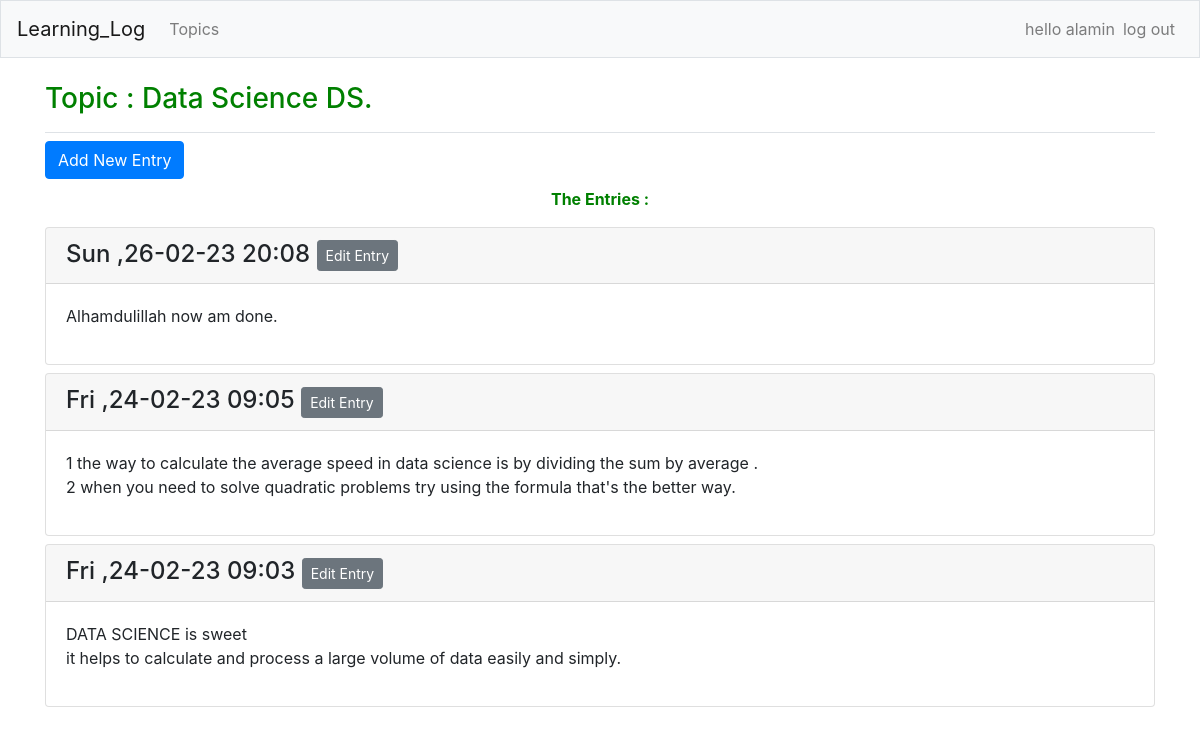
Page /topics/1/ (signed in) on the committed database.
### learning_logs/models.py (models this page shows, shortened)
class Topic(models.Model) :
    public = 'public'
    private= 'private'
    options = [
        (public,'public'),
        (private,'private'),
    ]
    choice = models.CharField(max_length=8,choices=options,default=public)
    text = models.CharField(max_length=25)
    date_added = models.DateTimeField(auto_now_add = True)
    owner =models.ForeignKey(User,on_delete=models.CASCADE)
    def __str__(self) :
        return self.text

class Entry(models.Model):
    topic=models.ForeignKey(Topic,on_delete=models.CASCADE)
    text = models.TextField()
    date_added = models.DateTimeField(auto_now_add = True)
    class Meta :
        verbose_name_plural = 'entries'

### learning_logs/views.py (the view)
# urls.py: path("topics/<int:topic_id>/",views.topic,name="topic"),
@login_required
def topic(request ,topic_id ) :
    topic = get_object_or_404(Topic,id=topic_id)
    entries=topic.entry_set.order_by("-date_added")
    context ={"topic":topic ,"entries":entries}
    return render(request , "learning_logs/topic.html" , context)

### learning_logs/templates/learning_logs/topic.html
{% extends 'learning_logs/base.html' %}
{% load bootstrap4 %}
{% block page_header%}
    <h3 style="color:green">  Topic : {{ topic}}</h3>
{% endblock page_header%}
{% block content %}
    <a class="btn btn-md btn-primary mb-2"href="{%url 'learning_logs:new_entry' topic.id %}" role="button">Add New Entry</a>
    <p align="center" style="color:green"><b>The Entries :</b></p>
    {% for entry in entries %}
    <div class="card mb-2">
      <h4 class="card-header">
        {{entry.date_added | date:"D ,d-m-y H:i"}}
        <small>
          <a  class="btn btn-sm btn-secondary" href="{% url 'learning_logs:edit_entry' entry.id %}" role="button">Edit Entry</a>
        </small>
      </h4>
      <div class="card-body">
        {{ entry.text|linebreaks}}
      </div>
    </div>
    {% empty %}
    <div class="jumbotron"> <h3 align="center" style="color:green">No Entry Available </h3></div>
    {% endfor %}
{% endblock content%}

### learning_logs/templates/learning_logs/base.html (shortened to what this page needs)
{% load bootstrap4 %}
<!doctype html>
<html lang = "en">
<head>
    {% bootstrap_css %}
</head>
<body>
    <nav class="navbar navbar-expand-md navbar-light bg-light mb-4 border sticky-top">
      <a class="navbar-brand" href={% url "learning_logs:index"%}>Learning_Log</a>
        <div class="collapse navbar-collapse" id ="navbarCollapse">
          <ul class="navbar-nav mr-auto">
            <li class="nav-item">
              <a class="nav-link" href={% url "learning_logs:topics"%}> Topics </a>
            </li>
          </ul>
          <ul class="navbar-nav ml-auto">
            {% if user.is_authenticated %}
            <li class="nav-item">
             <span class="navbar-text">hello {{user.username}}</span>
            </li>
            <li class="nav-item">
              <a class="nav-link" href="{%url 'users:logout'%}">log out</a>
            </li>
            {% endif%}
          </ul>
        </div>
    </nav>
    <main role="main" class="container">
      <div class="pb-2 mb-2 border-bottom ">
      {% block page_header %}{% endblock page_header %}
      </div>
      <div>
        {% block content%}{% endblock content%}
      </div>
    </main>
</body>
</html>

### rows in the picture
Topic: text "Data Science DS."
Entry: date_added "Sun ,26-02-23 20:08", text "Alhamdulillah now am done."
Entry: date_added "Fri ,24-02-23 09:05", text "1 the way to calculate the average speed in data science is by dividing the sum by average . 2 when you need to solve quadratic problems try using the formula that's the better way."
Entry: date_added "Fri ,24-02-23 09:03", text "DATA SCIENCE is sweet it helps to calculate and process a large volume of data easily and simply."

### other values in the picture
{{ user.username }} "alamin"
